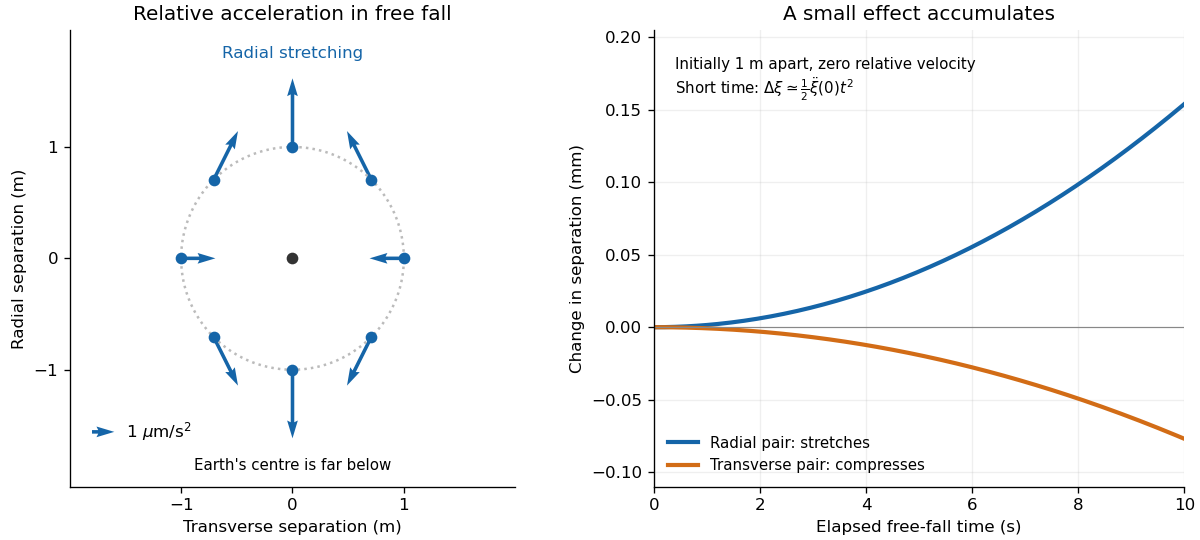

Python code for this plot:
"""Generate gravitational-tidal-field.png in cwd (Python 3.14).

Dependencies: numpy and matplotlib. Newtonian, short-time exterior approximation
near a spherical Earth: GM=g R^2. Arrows show relative, not total, acceleration.
"""

import matplotlib

matplotlib.use("Agg")
import matplotlib.pyplot as plt
import numpy as np


G_LOCAL = 9.81  # m/s^2
EARTH_RADIUS = 6.371e6  # m


def main():
    coefficient = G_LOCAL / EARTH_RADIUS
    angle = np.arange(8) * np.pi / 4
    x, y = np.cos(angle), np.sin(angle)
    # Local radial direction is vertical; the horizontal direction is transverse.
    relative_ax = -coefficient * x
    relative_ay = 2 * coefficient * y
    seconds = np.linspace(0, 10, 201)
    radial_change_mm = 0.5 * 2 * coefficient * seconds**2 * 1000
    transverse_change_mm = -0.5 * coefficient * seconds**2 * 1000

    plt.rcParams.update({"font.size": 10, "axes.spines.top": False,
                         "axes.spines.right": False})
    fig, (left, right) = plt.subplots(1, 2, figsize=(10, 4.5), layout="constrained")
    fig.patch.set_facecolor("white")
    circle = np.linspace(0, 2 * np.pi, 241)
    left.plot(np.cos(circle), np.sin(circle), color="#bbb", ls=":")
    left.scatter(x, y, color="#1565a8", zorder=3)
    left.scatter([0], [0], color="#333", zorder=3)
    arrows = left.quiver(x, y, relative_ax * 1e6, relative_ay * 1e6,
                         color="#1565a8", angles="xy", scale_units="xy", scale=5,
                         width=0.008)
    left.quiverkey(arrows, 0.10, 0.12, 1, r"$1\ \mu\mathrm{m}/\mathrm{s}^2$",
                   labelpos="E", coordinates="axes")
    left.text(0, 1.8, "Radial stretching", ha="center", color="#1565a8")
    left.text(0, -1.9, "Earth's centre is far below", ha="center", fontsize=9)
    left.set(xlabel="Transverse separation (m)", ylabel="Radial separation (m)",
             title="Relative acceleration in free fall", xlim=(-2, 2), ylim=(-2.05, 2.05))
    left.set_aspect("equal")
    left.set_xticks([-1, 0, 1])
    left.set_yticks([-1, 0, 1])

    right.plot(seconds, radial_change_mm, color="#1565a8", lw=2.5,
               label="Radial pair: stretches")
    right.plot(seconds, transverse_change_mm, color="#d26c16", lw=2.5,
               label="Transverse pair: compresses")
    right.axhline(0, color="#888", lw=0.7)
    right.text(0.04, 0.94, "Initially 1 m apart, zero relative velocity\n" +
               r"Short time: $\Delta\xi\simeq\frac{1}{2}\ddot\xi(0)t^2$",
               transform=right.transAxes, va="top", fontsize=9)
    right.set(xlabel="Elapsed free-fall time (s)", ylabel="Change in separation (mm)",
              title="A small effect accumulates", xlim=(0, 10), ylim=(-0.11, 0.205))
    right.legend(loc="lower left", frameon=False, fontsize=9)
    right.grid(alpha=0.2)
    fig.savefig("gravitational-tidal-field.png", dpi=120,
                facecolor="white", transparent=False)
    plt.close(fig)
    print(f"Radial relative acceleration per metre = {2 * coefficient:.12e} s^-2")
    print(f"Transverse relative acceleration per metre = {-coefficient:.12e} s^-2")
    print(f"1 s, 1 m initial separation: radial change = {coefficient * 1e6:.9f} um")
    print(f"1 s, 1 m initial separation: transverse change = {-0.5 * coefficient * 1e6:.9f} um")


if __name__ == "__main__":
    main()
